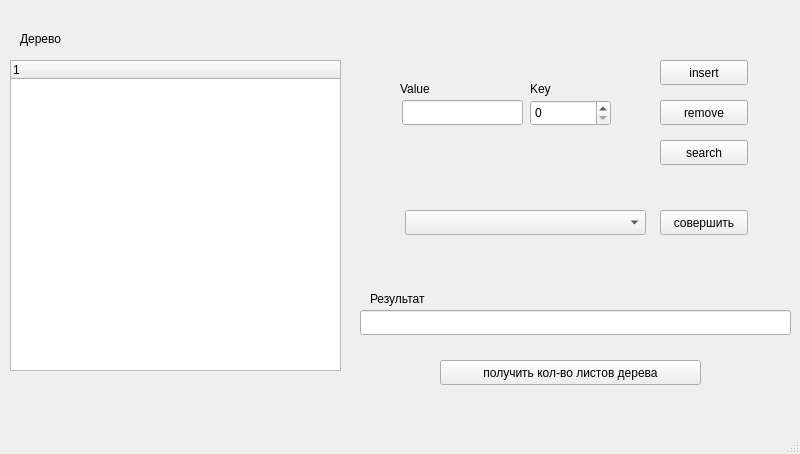
<?xml version="1.0" encoding="UTF-8"?>
<ui version="4.0">
 <class>MainWindow</class>
 <widget class="QMainWindow" name="MainWindow">
  <property name="geometry">
   <rect>
    <x>0</x>
    <y>0</y>
    <width>800</width>
    <height>454</height>
   </rect>
  </property>
  <property name="minimumSize">
   <size>
    <width>800</width>
    <height>454</height>
   </size>
  </property>
  <property name="maximumSize">
   <size>
    <width>800</width>
    <height>454</height>
   </size>
  </property>
  <property name="windowTitle">
   <string>MainWindow</string>
  </property>
  <widget class="QWidget" name="centralwidget">
   <widget class="QTreeWidget" name="treeWidget">
    <property name="geometry">
     <rect>
      <x>10</x>
      <y>60</y>
      <width>331</width>
      <height>311</height>
     </rect>
    </property>
    <column>
     <property name="text">
      <string notr="true">1</string>
     </property>
    </column>
   </widget>
   <widget class="QSpinBox" name="keyInsert">
    <property name="geometry">
     <rect>
      <x>530</x>
      <y>100</y>
      <width>81</width>
      <height>26</height>
     </rect>
    </property>
    <property name="maximum">
     <number>1000000000</number>
    </property>
   </widget>
   <widget class="QLineEdit" name="valueInsert">
    <property name="geometry">
     <rect>
      <x>402</x>
      <y>100</y>
      <width>121</width>
      <height>25</height>
     </rect>
    </property>
   </widget>
   <widget class="QPushButton" name="insertButton">
    <property name="geometry">
     <rect>
      <x>660</x>
      <y>60</y>
      <width>88</width>
      <height>25</height>
     </rect>
    </property>
    <property name="text">
     <string>insert</string>
    </property>
   </widget>
   <widget class="QPushButton" name="removeButton">
    <property name="geometry">
     <rect>
      <x>660</x>
      <y>100</y>
      <width>88</width>
      <height>25</height>
     </rect>
    </property>
    <property name="text">
     <string>remove</string>
    </property>
   </widget>
   <widget class="QLabel" name="label">
    <property name="geometry">
     <rect>
      <x>400</x>
      <y>80</y>
      <width>66</width>
      <height>17</height>
     </rect>
    </property>
    <property name="text">
     <string>Value</string>
    </property>
   </widget>
   <widget class="QLabel" name="label_2">
    <property name="geometry">
     <rect>
      <x>530</x>
      <y>80</y>
      <width>66</width>
      <height>17</height>
     </rect>
    </property>
    <property name="text">
     <string>Key</string>
    </property>
   </widget>
   <widget class="QPushButton" name="searchButton">
    <property name="geometry">
     <rect>
      <x>660</x>
      <y>140</y>
      <width>88</width>
      <height>25</height>
     </rect>
    </property>
    <property name="text">
     <string>search</string>
    </property>
   </widget>
   <widget class="QLineEdit" name="lineEdit">
    <property name="geometry">
     <rect>
      <x>360</x>
      <y>310</y>
      <width>431</width>
      <height>25</height>
     </rect>
    </property>
    <property name="readOnly">
     <bool>true</bool>
    </property>
   </widget>
   <widget class="QLabel" name="label_3">
    <property name="geometry">
     <rect>
      <x>370</x>
      <y>290</y>
      <width>71</width>
      <height>17</height>
     </rect>
    </property>
    <property name="text">
     <string>Результат</string>
    </property>
   </widget>
   <widget class="QComboBox" name="comboBox">
    <property name="geometry">
     <rect>
      <x>405</x>
      <y>210</y>
      <width>241</width>
      <height>25</height>
     </rect>
    </property>
   </widget>
   <widget class="QPushButton" name="searchButton_2">
    <property name="geometry">
     <rect>
      <x>660</x>
      <y>210</y>
      <width>88</width>
      <height>25</height>
     </rect>
    </property>
    <property name="text">
     <string>совершить</string>
    </property>
   </widget>
   <widget class="QPushButton" name="searchButton_3">
    <property name="geometry">
     <rect>
      <x>440</x>
      <y>360</y>
      <width>261</width>
      <height>25</height>
     </rect>
    </property>
    <property name="text">
     <string>получить кол-во листов дерева</string>
    </property>
   </widget>
   <widget class="QLabel" name="label_4">
    <property name="geometry">
     <rect>
      <x>20</x>
      <y>30</y>
      <width>66</width>
      <height>17</height>
     </rect>
    </property>
    <property name="text">
     <string>Дерево</string>
    </property>
   </widget>
  </widget>
  <widget class="QMenuBar" name="menubar">
   <property name="geometry">
    <rect>
     <x>0</x>
     <y>0</y>
     <width>800</width>
     <height>22</height>
    </rect>
   </property>
  </widget>
  <widget class="QStatusBar" name="statusbar"/>
 </widget>
 <resources/>
 <connections/>
</ui>
